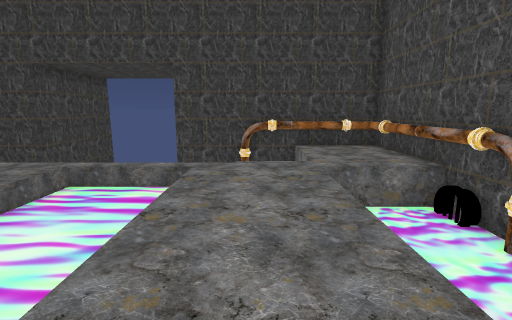
[1] (above)

16 first-person views from a walk through a Unity game level. The camera is 1.3 m above the floor, tilts 10° down and sees 85° across. The floor is counted in squares, 1 m on a side. Each view is taken from the middle of a square. On the plan, view 1 faces up. The plan holds only what a view shows up to about 13 squares ahead; the rest is blank. The place goes on beyond the plan. The player character is not drawn.

[2]
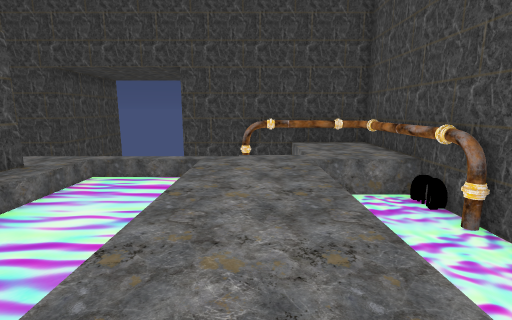

[3]
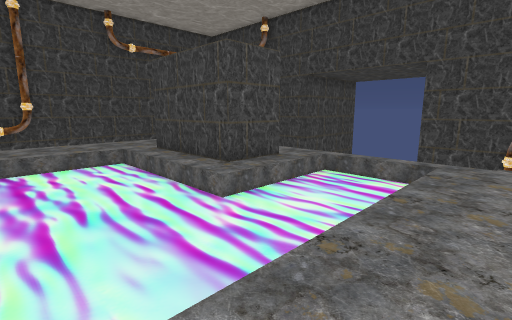

[4]
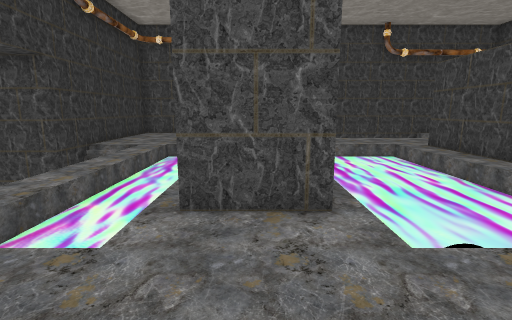

[5]
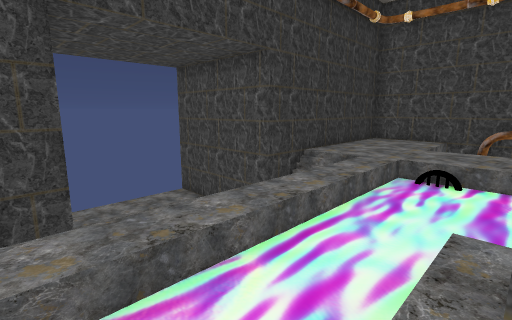

[6]
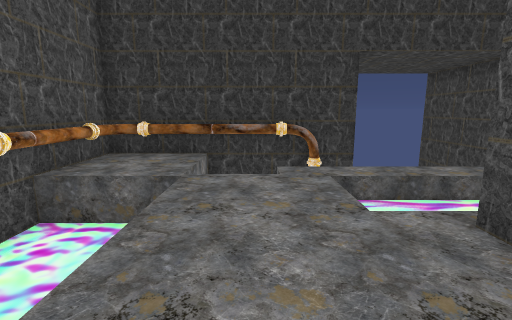

[7]
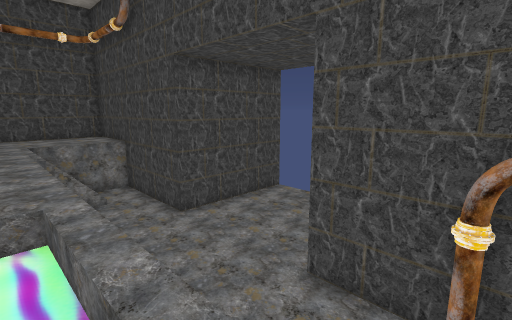

[8]
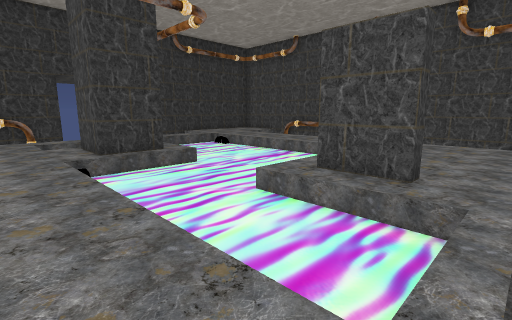

[9]
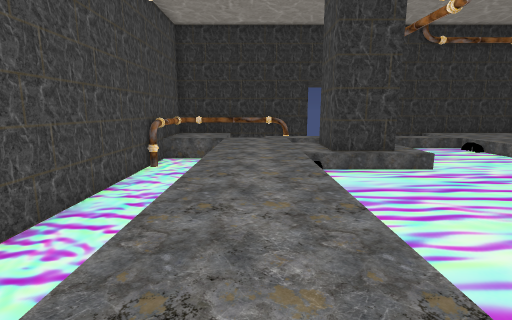

[10]
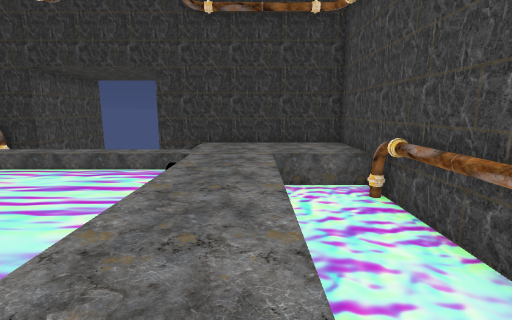

[11]
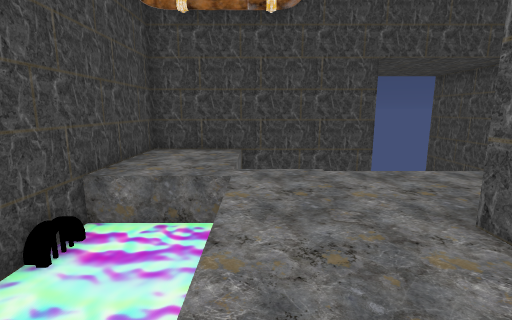

[12]
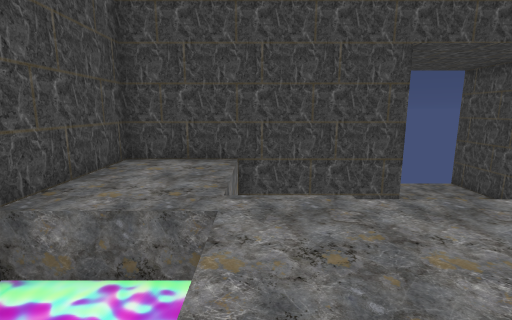

[13]
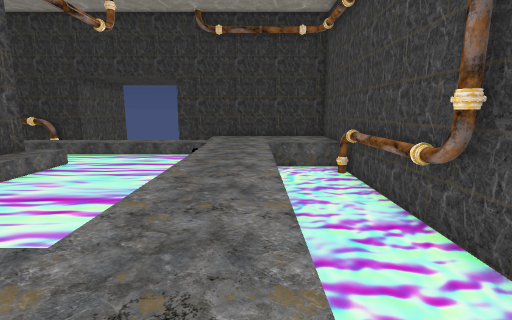

[14]
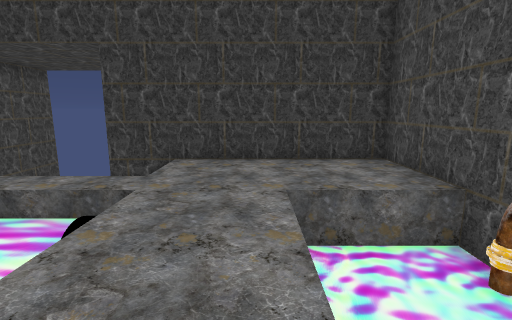

[15]
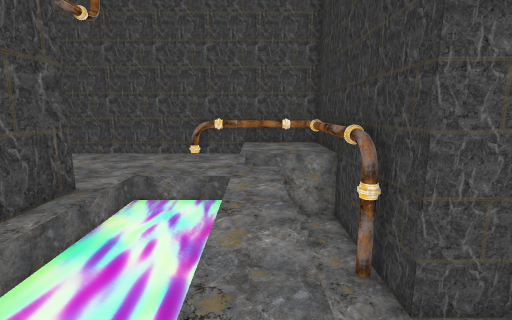

[16]
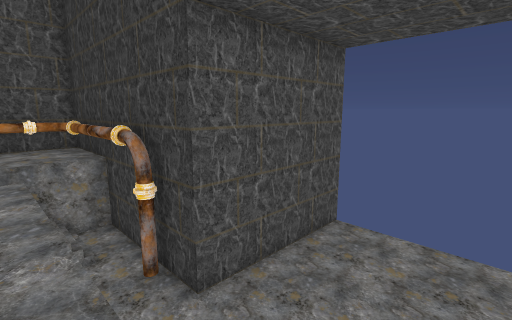

### Floor plan
Key: @ floor where view 1 was taken; # wall or solid block; . main floor; - floor 2 m lower than the main floor; / step, stairs or slope; = window, fence, low wall or low ledge; ≈ liquid the walk keeps out of; v drop or lower ground; O other object.
Columns run from 17 left of view 1 to 6 right of it. Each row starts with its distance up from view 1.
 16          #    #
 15          #----#
 14          #----#
 13          #----#
 12          #----#
 11   #######v----########
 10  #...------------/ #OO
  9  #...//---------   ..O
  8  #...//            ..O
  7  #...///......#.///..#
  6  ≈≈≈≈........≈≈≈... ≈#vO
  5 Ov≈≈≈......#.≈≈≈... ≈#≈O
  4  ≈≈≈≈...####.≈≈≈... ≈≈≈
  3  ≈   ........≈≈≈... ≈≈
  2   ≈≈≈..≈≈≈≈≈≈≈≈≈... ≈≈
  1  ≈≈≈≈..≈≈≈≈≈≈≈≈≈... ≈≈
  0  ≈=≈≈..≈≈≈≈≈≈≈≈≈.@. ≈≈
 -1  ≈≈≈≈..≈≈≈≈≈≈≈≈≈... ≈≈
 -2  ≈≈≈≈..≈≈≈≈≈###.... ≈≈
 -3  ≈≈≈≈..≈≈≈≈≈ ##.... ≈≈
 -4  ≈=≈≈..≈≈≈≈≈ ##.... ≈≈
 -5  ≈=≈≈..≈≈≈≈≈≈≈≈≈... ≈#
 -6  ≈≈≈≈..≈≈≈≈≈≈≈≈≈... ≈#
 -7  #...............//..#
 -8  #...../      ---//..O
 -9  #.....///   --#---#OO
-10   ########  --#-###
-11          # ---#
-12          #----#
-13          #----#
-14          #----#
-15          #    #

Where each view was taken, in squares from view 1:
view 1: 0 up, 0 right, facing up
view 2: 1 down, 0 right, facing up
view 3: 1 down, 0 right, facing up-left
view 4: 3 down, 1 right, facing left
view 5: 4 down, 2 left, facing down-left
view 6: 1 down, 0 right, facing down
view 7: 6 up, 0 right, facing up-left
view 8: 7 up, 0 right, facing down-left
view 9: 7 up, 0 right, facing down
view 10: 2 up, 12 left, facing down
view 11: 1 up, 12 left, facing up
view 12: 3 up, 12 left, facing up
view 13: 5 up, 12 left, facing down
view 14: 2 down, 12 left, facing down
view 15: 7 down, 7 left, facing right
view 16: 7 down, 7 left, facing down-right
